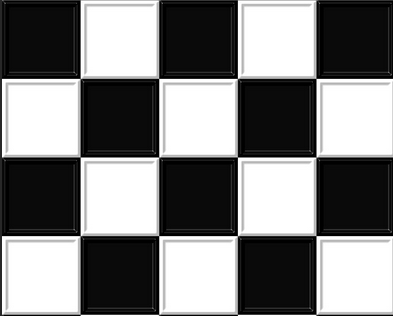
#> input picture Python-work/feature-Detection/harris_corner/checker_board.PNG, 393 x 316 px, found by its file name
$ python bilateral_filter.py
#> lines starting #> are read from the running program, lines starting #| are printed output that depends on the picture; after the words box and inside, x2 and y2 are one past the last pixel; in counts of white or black regions, pixels touching at a corner belong together
import numpy as np
import cv2 as cv
filename = 'checker_board.png'
img = cv.imread(filename)
#> img is the input picture: shape (316, 393, 3); min 0, max 255, mean 127.8
gray = cv.cvtColor(img,cv.COLOR_BGR2GRAY)
gray = np.float32(gray)
dst = cv.cornerHarris(gray,2,3,0.04)
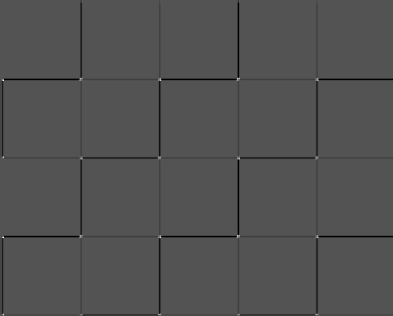
#> dst: shape (316, 393) float32; min -126179408, max 259523760, mean -2289338; drawn with min black and max white
#result is dilated for marking the corners, not important
dst = cv.dilate(dst,None)
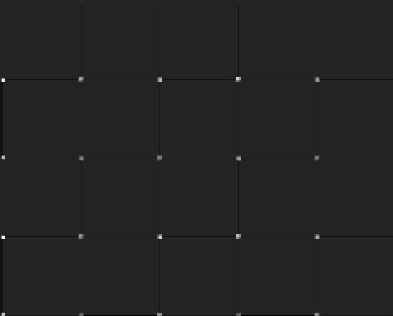
#> dst: shape (316, 393) float32; min -42282504, max 259523760, mean 69428.8; drawn with min black and max white
# Threshold for an optimal value, it may vary depending on the image.
img[dst>0.01*dst.max()]=[0,255,255]
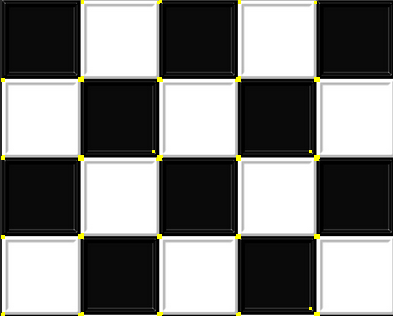
#> img: shape (316, 393, 3); 0.48% of pixels changed, all inside (x1, y1, x2, y2) = (1, 0, 320, 316)
cv.imshow('harris_corner',img)
if cv.waitKey(0) & 0xff == 27:
#> (key Esc is pressed here)
    cv.destroyAllWindows()
